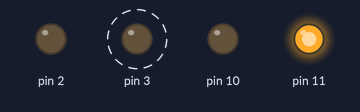
A sketch run on a simulated Arduino Uno, built with avr-gcc and run on an emulated ATmega328P. Shown: output pins drawn as LEDs (lit = HIGH). Dashed ring = blinking.

Above: at 0.2 s.
Timing chart, 0 to 3.0 s (numbered marks = the images above):
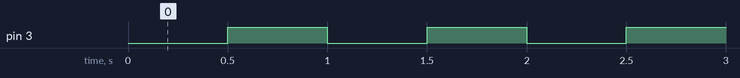

The sketch:

sketch_may25b.ino
```cpp
void setup() {
  // put your setup code here, to run once:
  pinMode(10,OUTPUT);
  pinMode(11,OUTPUT);
  pinMode(2,OUTPUT);
  pinMode(3,OUTPUT);

    digitalWrite(10,LOW);
    digitalWrite(2,LOW);
    digitalWrite(11,HIGH);

}

void loop() {
  // put your main code here, to run repeatedly:
  delay(500);
  digitalWrite(3,HIGH);
  delay(500);
  digitalWrite(3,LOW);
}
```

Measured:
- by itself, pin 3: alternates HIGH for 0.50 s and LOW for 0.50 s
